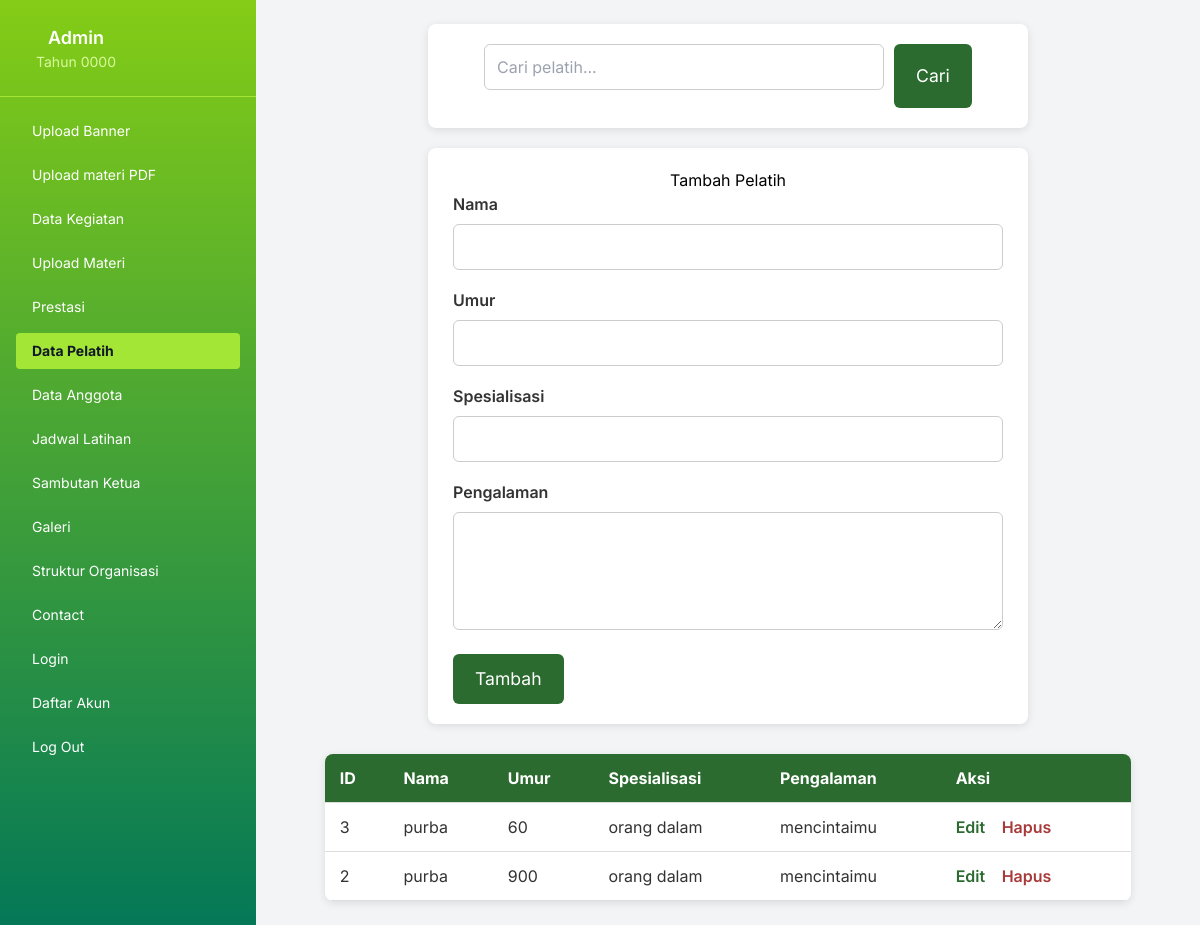
/admin/pelatih.php, run on the app's committed database.
### tables this page shows
CREATE TABLE `pelatih` (
  `id` int(11) NOT NULL,
  `nama` varchar(100) NOT NULL,
  `umur` int(11) NOT NULL,
  `spesialisasi` varchar(100) NOT NULL,
  `pengalaman` text DEFAULT NULL,
  `created_at` timestamp NOT NULL DEFAULT current_timestamp()
);

### admin/pelatih.php (the view, shortened to what this page needs)
<?php
include '../koneksi/koneksi.php';
include 'header.php';
$keyword = $_GET['keyword'] ?? '';
if ($keyword) {
    $search = "%$keyword%";
    $stmt = $conn->prepare("SELECT * FROM pelatih WHERE nama LIKE ? OR spesialisasi LIKE ? OR pengalaman LIKE ? ORDER BY id DESC");
    $stmt->bind_param("sss", $search, $search, $search);
    $stmt->execute();
    $result = $stmt->get_result();
} else {
    $result = $conn->query("SELECT * FROM pelatih ORDER BY id DESC");
}
$editData = null;
?>
<!DOCTYPE html>
<html lang="id">
<head>
</head>
<body>
<form method="GET" class="search-form" autocomplete="off">
  <input type="text" name="keyword" placeholder="Cari pelatih..." value="<?= htmlspecialchars($keyword) ?>" />
  <button type="submit">Cari</button>
</form>
<form action="proses/proses_pelatih.php" method="post" autocomplete="off">
  <h2><?= $editData ? 'Edit Pelatih' : 'Tambah Pelatih' ?></h2>
  <label for="nama">Nama</label>
  <input type="text" id="nama" name="nama" required value="<?= htmlspecialchars($editData['nama'] ?? '') ?>" />
  <label for="umur">Umur</label>
  <input type="number" id="umur" name="umur" required value="<?= htmlspecialchars($editData['umur'] ?? '') ?>" />
  <label for="spesialisasi">Spesialisasi</label>
  <input type="text" id="spesialisasi" name="spesialisasi" required value="<?= htmlspecialchars($editData['spesialisasi'] ?? '') ?>" />
  <label for="pengalaman">Pengalaman</label>
  <textarea id="pengalaman" name="pengalaman" rows="4"><?= htmlspecialchars($editData['pengalaman'] ?? '') ?></textarea>
  <button type="submit" name="<?= $editData ? 'update' : 'add' ?>">
    <?= $editData ? 'Update' : 'Tambah' ?>
  </button>
</form>
<table>
  <thead>
    <tr>
      <th>ID</th>
      <th>Nama</th>
      <th>Umur</th>
      <th>Spesialisasi</th>
      <th>Pengalaman</th>
      <th>Aksi</th>
    </tr>
  </thead>
  <tbody>
    <?php if ($result && $result->num_rows > 0): ?>
      <?php while ($row = $result->fetch_assoc()): ?>
      <tr>
        <td data-label="ID"><?= $row['id'] ?></td>
        <td data-label="Nama"><?= htmlspecialchars($row['nama']) ?></td>
        <td data-label="Umur"><?= $row['umur'] ?></td>
        <td data-label="Spesialisasi"><?= htmlspecialchars($row['spesialisasi']) ?></td>
        <td data-label="Pengalaman"><?= nl2br(htmlspecialchars($row['pengalaman'])) ?></td>
        <td data-label="Aksi" class="actions">
          <a href="?edit=<?= $row['id'] ?>">Edit</a>
          <a href="proses/proses_pelatih.php?delete=<?= $row['id'] ?>" onclick="return confirm('Yakin ingin hapus data?');" class="delete">Hapus</a>
        </td>
      </tr>
      <?php endwhile; ?>
    <?php else: ?>
      <tr><td colspan="6" style="text-align:center; padding: 15px;">Data tidak ditemukan.</td></tr>
    <?php endif; ?>
  </tbody>
</table>
</body>
</html>

### admin/header.php (style rules this page uses)
body { font-family: 'Inter', sans-serif; }

### admin/pelatih.php (style rules this page uses)
h1, h2 { text-align: center; }
form { background: white; max-width: 600px; margin: 0 auto 30px; padding: 20px 25px; box-shadow: 0 2px 8px rgba(0,0,0,0.1); border-radius: 8px; }
form label { display: block; margin-bottom: 8px; font-weight: 600; color: #333; }
form input[type="text"], form input[type="number"], form textarea { width: 100%; padding: 10px 12px; margin-bottom: 18px; border: 1px solid #ccc; border-radius: 6px; font-size: 1rem; resize: vertical; transition: border-color 0.3s; background: white; color: #333; }
form button { background-color: #2c6b2f; color: white; border: none; padding: 12px 22px; border-radius: 6px; font-size: 1.1rem; cursor: pointer; transition: background-color 0.3s ease; }
.search-form { max-width: 600px; margin: 0 auto 20px; display: flex; justify-content: center; gap: 10px; }
.search-form input[type="text"] { flex-grow: 1; max-width: 400px; border-radius: 6px; padding: 10px 12px; background: white; color: #333; border: 1px solid #ccc; transition: border-color 0.3s; }
.search-form button { background-color: #2c6b2f; color: white; border: none; padding: 12px 22px; border-radius: 6px; cursor: pointer; transition: background-color 0.3s ease; }
table { width: 90%; margin: 0 auto; border-collapse: collapse; background: white; box-shadow: 0 2px 8px rgba(0,0,0,0.1); border-radius: 8px; overflow: hidden; color: #333; }
th, td { padding: 12px 15px; border-bottom: 1px solid #ddd; text-align: left; vertical-align: top; }
th { background: #2c6b2f; color: white; font-weight: 700; }
td.actions a { margin-right: 12px; font-weight: 600; color: #2c6b2f; text-decoration: none; }
td.actions a.delete { color: #a83a3a; }

### data on the page
pelatih: id "3", nama "purba", umur "60", spesialisasi "orang dalam", pengalaman "mencintaimu"
pelatih: id "2", nama "purba", umur "900", spesialisasi "orang dalam", pengalaman "mencintaimu"

### other printed values
$siteTitle "Admin"
$siteTagline "Tahun 0000"
$label "Upload Banner"
$label "Upload materi PDF"
$label "Data Kegiatan"
$label "Upload Materi"
$label "Prestasi"
$label "Data Pelatih"
$label "Data Anggota"
$label "Jadwal Latihan"
$label "Sambutan Ketua"
$label "Galeri"
$label "Struktur Organisasi"
$label "Contact"
$label "Login"
